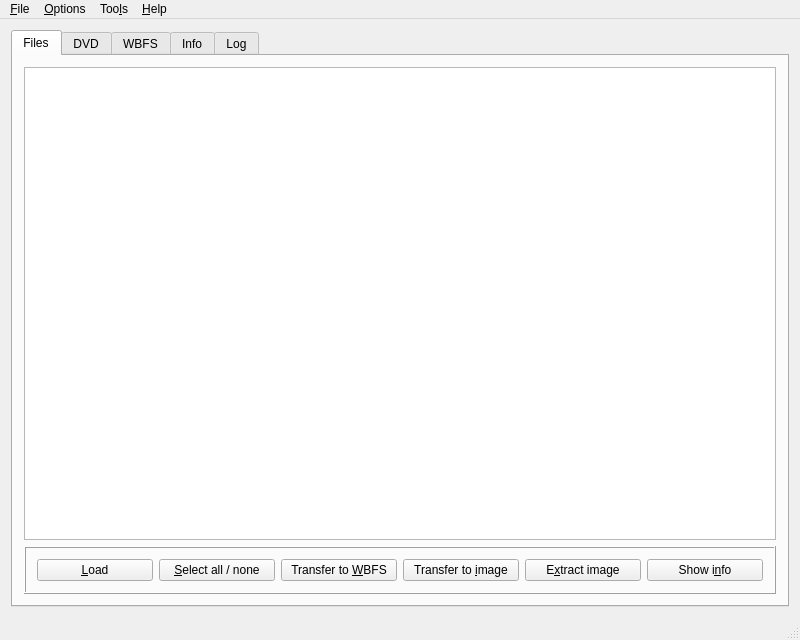
<?xml version="1.0" encoding="UTF-8"?>
<ui version="4.0">
 <class>WiiBaFu</class>
 <widget class="QMainWindow" name="WiiBaFu">
  <property name="geometry">
   <rect>
    <x>0</x>
    <y>0</y>
    <width>800</width>
    <height>640</height>
   </rect>
  </property>
  <property name="sizePolicy">
   <sizepolicy hsizetype="Expanding" vsizetype="Expanding">
    <horstretch>0</horstretch>
    <verstretch>0</verstretch>
   </sizepolicy>
  </property>
  <property name="windowTitle">
   <string>Wii Backup Fusion</string>
  </property>
  <property name="windowIcon">
   <iconset resource="../wiibafu.qrc">
    <normaloff>:/appicon/images/appicon.png</normaloff>:/appicon/images/appicon.png</iconset>
  </property>
  <property name="locale">
   <locale language="English" country="UnitedStates"/>
  </property>
  <widget class="QWidget" name="centralWidget">
   <property name="sizePolicy">
    <sizepolicy hsizetype="Expanding" vsizetype="Expanding">
     <horstretch>0</horstretch>
     <verstretch>0</verstretch>
    </sizepolicy>
   </property>
   <layout class="QGridLayout" name="gridLayout">
    <item row="0" column="1">
     <widget class="QTabWidget" name="tabWidget">
      <property name="currentIndex">
       <number>0</number>
      </property>
      <widget class="QWidget" name="tabFiles">
       <attribute name="title">
        <string>Files</string>
       </attribute>
       <layout class="QVBoxLayout" name="verticalLayout">
        <item>
         <widget class="QTableView" name="filesTab_tableView"/>
        </item>
        <item>
         <widget class="QFrame" name="filesTab_frame_Buttons">
          <property name="frameShape">
           <enum>QFrame::Box</enum>
          </property>
          <property name="frameShadow">
           <enum>QFrame::Raised</enum>
          </property>
          <layout class="QHBoxLayout" name="horizontalLayout">
           <item>
            <widget class="QPushButton" name="filesTab_pushButton_Load">
             <property name="text">
              <string>&amp;Load</string>
             </property>
             <property name="shortcut">
              <string>Ctrl+L</string>
             </property>
            </widget>
           </item>
           <item>
            <widget class="QPushButton" name="filesTab_pushButton_SelectAll">
             <property name="text">
              <string>&amp;Select all / none</string>
             </property>
            </widget>
           </item>
           <item>
            <widget class="QPushButton" name="filesTab_pushButton_TransferToWBFS">
             <property name="text">
              <string>Transfer to &amp;WBFS</string>
             </property>
            </widget>
           </item>
           <item>
            <widget class="QPushButton" name="filesTab_pushButton_TransferToImage">
             <property name="text">
              <string>Transfer to &amp;image</string>
             </property>
            </widget>
           </item>
           <item>
            <widget class="QPushButton" name="filesTab_pushButton_ExtractImage">
             <property name="text">
              <string>E&amp;xtract image</string>
             </property>
            </widget>
           </item>
           <item>
            <widget class="QPushButton" name="filesTab_pushButton_ShowInfo">
             <property name="text">
              <string>Show i&amp;nfo</string>
             </property>
            </widget>
           </item>
          </layout>
         </widget>
        </item>
       </layout>
      </widget>
      <widget class="QWidget" name="tabDVD">
       <attribute name="title">
        <string>DVD</string>
       </attribute>
       <layout class="QVBoxLayout" name="verticalLayout_2">
        <item>
         <widget class="QFrame" name="dvdTab_frame_Info">
          <property name="frameShape">
           <enum>QFrame::StyledPanel</enum>
          </property>
          <layout class="QHBoxLayout" name="horizontalLayout_5">
           <item>
            <widget class="QTableView" name="dvdTab_tableView"/>
           </item>
           <item>
            <layout class="QGridLayout" name="gridLayout_2">
             <item row="0" column="1">
              <spacer name="verticalSpacer_5">
               <property name="orientation">
                <enum>Qt::Vertical</enum>
               </property>
               <property name="sizeType">
                <enum>QSizePolicy::Preferred</enum>
               </property>
               <property name="sizeHint" stdset="0">
                <size>
                 <width>20</width>
                 <height>40</height>
                </size>
               </property>
              </spacer>
             </item>
             <item row="1" column="0">
              <spacer name="horizontalSpacer_9">
               <property name="orientation">
                <enum>Qt::Horizontal</enum>
               </property>
               <property name="sizeType">
                <enum>QSizePolicy::Preferred</enum>
               </property>
               <property name="sizeHint" stdset="0">
                <size>
                 <width>40</width>
                 <height>20</height>
                </size>
               </property>
              </spacer>
             </item>
             <item row="1" column="1">
              <widget class="QLabel" name="dvdTab_label_DiscCover">
               <property name="minimumSize">
                <size>
                 <width>161</width>
                 <height>171</height>
                </size>
               </property>
               <property name="maximumSize">
                <size>
                 <width>161</width>
                 <height>171</height>
                </size>
               </property>
               <property name="frameShape">
                <enum>QFrame::NoFrame</enum>
               </property>
               <property name="text">
                <string/>
               </property>
              </widget>
             </item>
             <item row="1" column="2">
              <spacer name="horizontalSpacer_10">
               <property name="orientation">
                <enum>Qt::Horizontal</enum>
               </property>
               <property name="sizeType">
                <enum>QSizePolicy::Preferred</enum>
               </property>
               <property name="sizeHint" stdset="0">
                <size>
                 <width>40</width>
                 <height>20</height>
                </size>
               </property>
              </spacer>
             </item>
             <item row="2" column="1">
              <spacer name="verticalSpacer_4">
               <property name="orientation">
                <enum>Qt::Vertical</enum>
               </property>
               <property name="sizeType">
                <enum>QSizePolicy::Preferred</enum>
               </property>
               <property name="sizeHint" stdset="0">
                <size>
                 <width>20</width>
                 <height>40</height>
                </size>
               </property>
              </spacer>
             </item>
            </layout>
           </item>
          </layout>
         </widget>
        </item>
        <item>
         <widget class="QFrame" name="dvdTab_frame_Buttons">
          <property name="frameShape">
           <enum>QFrame::Box</enum>
          </property>
          <property name="frameShadow">
           <enum>QFrame::Raised</enum>
          </property>
          <layout class="QHBoxLayout" name="horizontalLayout_2">
           <item>
            <widget class="QPushButton" name="dvdTab_pushButton_Load">
             <property name="text">
              <string>&amp;Load</string>
             </property>
             <property name="shortcut">
              <string>Ctrl+L</string>
             </property>
            </widget>
           </item>
           <item>
            <widget class="QPushButton" name="dvdTab_pushButton_TransferToWBFS">
             <property name="text">
              <string>Transfer to &amp;WBFS</string>
             </property>
            </widget>
           </item>
           <item>
            <widget class="QPushButton" name="dvdTab_pushButton_TransferToImage">
             <property name="text">
              <string>Transfer to &amp;image</string>
             </property>
            </widget>
           </item>
           <item>
            <widget class="QPushButton" name="dvdTab_pushButton_Extract">
             <property name="text">
              <string>E&amp;xtract</string>
             </property>
            </widget>
           </item>
          </layout>
         </widget>
        </item>
       </layout>
      </widget>
      <widget class="QWidget" name="tabWBFS">
       <attribute name="title">
        <string>WBFS</string>
       </attribute>
       <layout class="QVBoxLayout" name="verticalLayout_6">
        <item>
         <widget class="QTableView" name="wbfsTab_tableView"/>
        </item>
        <item>
         <widget class="QFrame" name="wbfsTab_frame_Info">
          <property name="frameShape">
           <enum>QFrame::StyledPanel</enum>
          </property>
          <property name="frameShadow">
           <enum>QFrame::Sunken</enum>
          </property>
          <layout class="QVBoxLayout" name="verticalLayout_3">
           <item>
            <widget class="QLabel" name="wbfsTab_label_Info">
             <property name="text">
              <string/>
             </property>
             <property name="alignment">
              <set>Qt::AlignCenter</set>
             </property>
            </widget>
           </item>
           <item>
            <widget class="QProgressBar" name="wbfsTab_progressBar">
             <property name="value">
              <number>0</number>
             </property>
             <property name="format">
              <string/>
             </property>
            </widget>
           </item>
          </layout>
         </widget>
        </item>
        <item>
         <widget class="QFrame" name="wbfsTab_frame_Buttons">
          <property name="frameShape">
           <enum>QFrame::Box</enum>
          </property>
          <property name="frameShadow">
           <enum>QFrame::Raised</enum>
          </property>
          <layout class="QHBoxLayout" name="horizontalLayout_3">
           <item>
            <widget class="QPushButton" name="wbfsTab_pushButton_Load">
             <property name="text">
              <string>&amp;Load</string>
             </property>
             <property name="shortcut">
              <string>Ctrl+L</string>
             </property>
            </widget>
           </item>
           <item>
            <widget class="QPushButton" name="wbfsTab_pushButton_SelectAll">
             <property name="text">
              <string>&amp;Select all / none</string>
             </property>
            </widget>
           </item>
           <item>
            <widget class="QPushButton" name="wbfsTab_pushButton_Transfer">
             <property name="text">
              <string>&amp;Transfer</string>
             </property>
            </widget>
           </item>
           <item>
            <widget class="QPushButton" name="wbfsTab_pushButton_Extract">
             <property name="text">
              <string>E&amp;xtract</string>
             </property>
            </widget>
           </item>
           <item>
            <widget class="QPushButton" name="wbfsTab_pushButton_Remove">
             <property name="text">
              <string>&amp;Remove</string>
             </property>
            </widget>
           </item>
           <item>
            <widget class="QPushButton" name="wbfsTab_pushButton_Check">
             <property name="text">
              <string>Chec&amp;k</string>
             </property>
            </widget>
           </item>
           <item>
            <widget class="QPushButton" name="wbfsTab_pushButton_ShowInfo">
             <property name="text">
              <string>Show i&amp;nfo</string>
             </property>
            </widget>
           </item>
          </layout>
         </widget>
        </item>
       </layout>
      </widget>
      <widget class="QWidget" name="tabInfo">
       <attribute name="title">
        <string>Info</string>
       </attribute>
       <layout class="QGridLayout" name="gridLayout_4">
        <item row="0" column="0">
         <widget class="QFrame" name="infoTab_frame_Infos">
          <property name="frameShape">
           <enum>QFrame::StyledPanel</enum>
          </property>
          <property name="frameShadow">
           <enum>QFrame::Raised</enum>
          </property>
          <layout class="QGridLayout" name="gridLayout_5">
           <item row="1" column="1">
            <spacer name="horizontalSpacer">
             <property name="orientation">
              <enum>Qt::Horizontal</enum>
             </property>
             <property name="sizeType">
              <enum>QSizePolicy::Preferred</enum>
             </property>
             <property name="sizeHint" stdset="0">
              <size>
               <width>20</width>
               <height>20</height>
              </size>
             </property>
            </spacer>
           </item>
           <item row="1" column="5">
            <spacer name="horizontalSpacer_2">
             <property name="orientation">
              <enum>Qt::Horizontal</enum>
             </property>
             <property name="sizeType">
              <enum>QSizePolicy::Preferred</enum>
             </property>
             <property name="sizeHint" stdset="0">
              <size>
               <width>20</width>
               <height>20</height>
              </size>
             </property>
            </spacer>
           </item>
           <item row="2" column="3">
            <spacer name="verticalSpacer_17">
             <property name="orientation">
              <enum>Qt::Vertical</enum>
             </property>
             <property name="sizeType">
              <enum>QSizePolicy::Preferred</enum>
             </property>
             <property name="sizeHint" stdset="0">
              <size>
               <width>20</width>
               <height>52</height>
              </size>
             </property>
            </spacer>
           </item>
           <item row="3" column="1" colspan="2">
            <spacer name="horizontalSpacer_3">
             <property name="orientation">
              <enum>Qt::Horizontal</enum>
             </property>
             <property name="sizeType">
              <enum>QSizePolicy::Preferred</enum>
             </property>
             <property name="sizeHint" stdset="0">
              <size>
               <width>60</width>
               <height>20</height>
              </size>
             </property>
            </spacer>
           </item>
           <item row="3" column="4" colspan="2">
            <spacer name="horizontalSpacer_4">
             <property name="orientation">
              <enum>Qt::Horizontal</enum>
             </property>
             <property name="sizeType">
              <enum>QSizePolicy::Preferred</enum>
             </property>
             <property name="sizeHint" stdset="0">
              <size>
               <width>59</width>
               <height>20</height>
              </size>
             </property>
            </spacer>
           </item>
           <item row="4" column="3">
            <spacer name="verticalSpacer">
             <property name="orientation">
              <enum>Qt::Vertical</enum>
             </property>
             <property name="sizeType">
              <enum>QSizePolicy::Preferred</enum>
             </property>
             <property name="sizeHint" stdset="0">
              <size>
               <width>20</width>
               <height>50</height>
              </size>
             </property>
            </spacer>
           </item>
           <item row="0" column="0" rowspan="5">
            <layout class="QGridLayout" name="gridLayout_3">
             <item row="0" column="0">
              <widget class="QLabel" name="label">
               <property name="minimumSize">
                <size>
                 <width>110</width>
                 <height>24</height>
                </size>
               </property>
               <property name="text">
                <string>ID:</string>
               </property>
              </widget>
             </item>
             <item row="0" column="1">
              <widget class="QLineEdit" name="infoTab_lineEdit_ID">
               <property name="readOnly">
                <bool>true</bool>
               </property>
              </widget>
             </item>
             <item row="2" column="0">
              <widget class="QLabel" name="label_2">
               <property name="minimumSize">
                <size>
                 <width>110</width>
                 <height>24</height>
                </size>
               </property>
               <property name="text">
                <string>Name:</string>
               </property>
              </widget>
             </item>
             <item row="2" column="1">
              <widget class="QLineEdit" name="infoTab_lineEdit_Name">
               <property name="readOnly">
                <bool>true</bool>
               </property>
              </widget>
             </item>
             <item row="4" column="0">
              <widget class="QLabel" name="label_3">
               <property name="minimumSize">
                <size>
                 <width>110</width>
                 <height>24</height>
                </size>
               </property>
               <property name="text">
                <string>Title:</string>
               </property>
              </widget>
             </item>
             <item row="4" column="1">
              <widget class="QLineEdit" name="infoTab_lineEdit_Title">
               <property name="readOnly">
                <bool>true</bool>
               </property>
              </widget>
             </item>
             <item row="6" column="0">
              <widget class="QLabel" name="label_4">
               <property name="minimumSize">
                <size>
                 <width>110</width>
                 <height>24</height>
                </size>
               </property>
               <property name="text">
                <string>Region:</string>
               </property>
              </widget>
             </item>
             <item row="6" column="1">
              <widget class="QLineEdit" name="infoTab_lineEdit_Region">
               <property name="readOnly">
                <bool>true</bool>
               </property>
              </widget>
             </item>
             <item row="8" column="0">
              <widget class="QLabel" name="label_5">
               <property name="minimumSize">
                <size>
                 <width>110</width>
                 <height>24</height>
                </size>
               </property>
               <property name="text">
                <string>Size:</string>
               </property>
              </widget>
             </item>
             <item row="8" column="1">
              <widget class="QLineEdit" name="infoTab_lineEdit_Size">
               <property name="readOnly">
                <bool>true</bool>
               </property>
              </widget>
             </item>
             <item row="10" column="0">
              <widget class="QLabel" name="label_22">
               <property name="minimumSize">
                <size>
                 <width>110</width>
                 <height>24</height>
                </size>
               </property>
               <property name="text">
                <string>Used blocks:</string>
               </property>
              </widget>
             </item>
             <item row="10" column="1">
              <widget class="QLineEdit" name="infoTab_lineEdit_UsedBlocks">
               <property name="readOnly">
                <bool>true</bool>
               </property>
              </widget>
             </item>
             <item row="12" column="0">
              <widget class="QLabel" name="label_6">
               <property name="minimumSize">
                <size>
                 <width>110</width>
                 <height>24</height>
                </size>
               </property>
               <property name="text">
                <string>Insertion:</string>
               </property>
              </widget>
             </item>
             <item row="12" column="1">
              <widget class="QLineEdit" name="infoTab_lineEdit_Insertion">
               <property name="readOnly">
                <bool>true</bool>
               </property>
              </widget>
             </item>
             <item row="14" column="0">
              <widget class="QLabel" name="label_8">
               <property name="minimumSize">
                <size>
                 <width>110</width>
                 <height>24</height>
                </size>
               </property>
               <property name="text">
                <string>Last modification:</string>
               </property>
              </widget>
             </item>
             <item row="14" column="1">
              <widget class="QLineEdit" name="infoTab_lineEdit_LastModification">
               <property name="readOnly">
                <bool>true</bool>
               </property>
              </widget>
             </item>
             <item row="16" column="0">
              <widget class="QLabel" name="label_9">
               <property name="minimumSize">
                <size>
                 <width>110</width>
                 <height>24</height>
                </size>
               </property>
               <property name="text">
                <string>Last status change:</string>
               </property>
              </widget>
             </item>
             <item row="16" column="1">
              <widget class="QLineEdit" name="infoTab_lineEdit_LastStatusChange">
               <property name="readOnly">
                <bool>true</bool>
               </property>
              </widget>
             </item>
             <item row="18" column="0">
              <widget class="QLabel" name="label_10">
               <property name="minimumSize">
                <size>
                 <width>110</width>
                 <height>24</height>
                </size>
               </property>
               <property name="text">
                <string>Last access:</string>
               </property>
              </widget>
             </item>
             <item row="18" column="1">
              <widget class="QLineEdit" name="infoTab_lineEdit_LastAccess">
               <property name="readOnly">
                <bool>true</bool>
               </property>
              </widget>
             </item>
             <item row="20" column="0">
              <widget class="QLabel" name="label_7">
               <property name="minimumSize">
                <size>
                 <width>110</width>
                 <height>24</height>
                </size>
               </property>
               <property name="text">
                <string>Type:</string>
               </property>
              </widget>
             </item>
             <item row="20" column="1">
              <widget class="QLineEdit" name="infoTab_lineEdit_Type">
               <property name="readOnly">
                <bool>true</bool>
               </property>
              </widget>
             </item>
             <item row="22" column="0">
              <widget class="QLabel" name="label_23">
               <property name="minimumSize">
                <size>
                 <width>110</width>
                 <height>24</height>
                </size>
               </property>
               <property name="text">
                <string>WBFS slot:</string>
               </property>
              </widget>
             </item>
             <item row="22" column="1">
              <widget class="QLineEdit" name="infoTab_lineEdit_WBFSSlot">
               <property name="readOnly">
                <bool>true</bool>
               </property>
              </widget>
             </item>
             <item row="24" column="0">
              <widget class="QLabel" name="lanel_8">
               <property name="minimumSize">
                <size>
                 <width>110</width>
                 <height>24</height>
                </size>
               </property>
               <property name="text">
                <string>Source:</string>
               </property>
              </widget>
             </item>
             <item row="24" column="1">
              <widget class="QLineEdit" name="infoTab_lineEdit_Source">
               <property name="readOnly">
                <bool>true</bool>
               </property>
              </widget>
             </item>
             <item row="1" column="1">
              <spacer name="verticalSpacer_3">
               <property name="orientation">
                <enum>Qt::Vertical</enum>
               </property>
               <property name="sizeType">
                <enum>QSizePolicy::Preferred</enum>
               </property>
               <property name="sizeHint" stdset="0">
                <size>
                 <width>20</width>
                 <height>40</height>
                </size>
               </property>
              </spacer>
             </item>
             <item row="3" column="1">
              <spacer name="verticalSpacer_6">
               <property name="orientation">
                <enum>Qt::Vertical</enum>
               </property>
               <property name="sizeType">
                <enum>QSizePolicy::Preferred</enum>
               </property>
               <property name="sizeHint" stdset="0">
                <size>
                 <width>20</width>
                 <height>40</height>
                </size>
               </property>
              </spacer>
             </item>
             <item row="5" column="1">
              <spacer name="verticalSpacer_7">
               <property name="orientation">
                <enum>Qt::Vertical</enum>
               </property>
               <property name="sizeType">
                <enum>QSizePolicy::Preferred</enum>
               </property>
               <property name="sizeHint" stdset="0">
                <size>
                 <width>20</width>
                 <height>40</height>
                </size>
               </property>
              </spacer>
             </item>
             <item row="7" column="1">
              <spacer name="verticalSpacer_8">
               <property name="orientation">
                <enum>Qt::Vertical</enum>
               </property>
               <property name="sizeType">
                <enum>QSizePolicy::Preferred</enum>
               </property>
               <property name="sizeHint" stdset="0">
                <size>
                 <width>20</width>
                 <height>40</height>
                </size>
               </property>
              </spacer>
             </item>
             <item row="9" column="1">
              <spacer name="verticalSpacer_9">
               <property name="orientation">
                <enum>Qt::Vertical</enum>
               </property>
               <property name="sizeType">
                <enum>QSizePolicy::Preferred</enum>
               </property>
               <property name="sizeHint" stdset="0">
                <size>
                 <width>20</width>
                 <height>40</height>
                </size>
               </property>
              </spacer>
             </item>
             <item row="11" column="1">
              <spacer name="verticalSpacer_10">
               <property name="orientation">
                <enum>Qt::Vertical</enum>
               </property>
               <property name="sizeType">
                <enum>QSizePolicy::Preferred</enum>
               </property>
               <property name="sizeHint" stdset="0">
                <size>
                 <width>20</width>
                 <height>40</height>
                </size>
               </property>
              </spacer>
             </item>
             <item row="13" column="1">
              <spacer name="verticalSpacer_11">
               <property name="orientation">
                <enum>Qt::Vertical</enum>
               </property>
               <property name="sizeType">
                <enum>QSizePolicy::Preferred</enum>
               </property>
               <property name="sizeHint" stdset="0">
                <size>
                 <width>20</width>
                 <height>40</height>
                </size>
               </property>
              </spacer>
             </item>
             <item row="15" column="1">
              <spacer name="verticalSpacer_12">
               <property name="orientation">
                <enum>Qt::Vertical</enum>
               </property>
               <property name="sizeType">
                <enum>QSizePolicy::Preferred</enum>
               </property>
               <property name="sizeHint" stdset="0">
                <size>
                 <width>20</width>
                 <height>40</height>
                </size>
               </property>
              </spacer>
             </item>
             <item row="17" column="1">
              <spacer name="verticalSpacer_13">
               <property name="orientation">
                <enum>Qt::Vertical</enum>
               </property>
               <property name="sizeType">
                <enum>QSizePolicy::Preferred</enum>
               </property>
               <property name="sizeHint" stdset="0">
                <size>
                 <width>20</width>
                 <height>40</height>
                </size>
               </property>
              </spacer>
             </item>
             <item row="19" column="1">
              <spacer name="verticalSpacer_14">
               <property name="orientation">
                <enum>Qt::Vertical</enum>
               </property>
               <property name="sizeType">
                <enum>QSizePolicy::Preferred</enum>
               </property>
               <property name="sizeHint" stdset="0">
                <size>
                 <width>20</width>
                 <height>40</height>
                </size>
               </property>
              </spacer>
             </item>
             <item row="21" column="1">
              <spacer name="verticalSpacer_15">
               <property name="orientation">
                <enum>Qt::Vertical</enum>
               </property>
               <property name="sizeType">
                <enum>QSizePolicy::Preferred</enum>
               </property>
               <property name="sizeHint" stdset="0">
                <size>
                 <width>20</width>
                 <height>40</height>
                </size>
               </property>
              </spacer>
             </item>
             <item row="23" column="1">
              <spacer name="verticalSpacer_16">
               <property name="orientation">
                <enum>Qt::Vertical</enum>
               </property>
               <property name="sizeType">
                <enum>QSizePolicy::Preferred</enum>
               </property>
               <property name="sizeHint" stdset="0">
                <size>
                 <width>20</width>
                 <height>40</height>
                </size>
               </property>
              </spacer>
             </item>
            </layout>
           </item>
           <item row="1" column="2" colspan="3">
            <widget class="QLabel" name="infoTab_label_GameCover">
             <property name="minimumSize">
              <size>
               <width>180</width>
               <height>250</height>
              </size>
             </property>
             <property name="maximumSize">
              <size>
               <width>180</width>
               <height>250</height>
              </size>
             </property>
             <property name="frameShape">
              <enum>QFrame::NoFrame</enum>
             </property>
             <property name="frameShadow">
              <enum>QFrame::Plain</enum>
             </property>
             <property name="alignment">
              <set>Qt::AlignCenter</set>
             </property>
            </widget>
           </item>
           <item row="3" column="3">
            <widget class="QComboBox" name="infoTab_comboBox_GameLanguages">
             <property name="sizePolicy">
              <sizepolicy hsizetype="Maximum" vsizetype="Fixed">
               <horstretch>0</horstretch>
               <verstretch>0</verstretch>
              </sizepolicy>
             </property>
              <item>
               <property name="text">
                <string>English</string>
               </property>
              </item>
              <item>
               <property name="text">
                <string>American</string>
               </property>
              </item>
              <item>
               <property name="text">
                <string>French</string>
               </property>
              </item>
              <item>
               <property name="text">
                <string>German</string>
               </property>
              </item>
              <item>
               <property name="text">
                <string>Spanish</string>
               </property>
              </item>
              <item>
               <property name="text">
                <string>Italian</string>
               </property>
              </item>
              <item>
               <property name="text">
                <string>Dutch</string>
               </property>
              </item>
              <item>
               <property name="text">
                <string>Portuguese</string>
               </property>
              </item>
              <item>
               <property name="text">
                <string>North Sami</string>
               </property>
              </item>
              <item>
               <property name="text">
                <string>Danish</string>
               </property>
              </item>
              <item>
               <property name="text">
                <string>Norwegian</string>
               </property>
              </item>
              <item>
               <property name="text">
                <string>Finnish</string>
               </property>
              </item>
              <item>
               <property name="text">
                <string>Russian</string>
               </property>
              </item>
              <item>
               <property name="text">
                <string>Japanese</string>
               </property>
              </item>
              <item>
               <property name="text">
                <string>Korean</string>
               </property>
              </item>
              <item>
               <property name="text">
                <string>Taiwanese</string>
               </property>
              </item>
              <item>
               <property name="text">
                <string>Chinese</string>
               </property>
              </item>
            </widget>
           </item>
           <item row="0" column="3">
            <spacer name="verticalSpacer_2">
             <property name="orientation">
              <enum>Qt::Vertical</enum>
             </property>
             <property name="sizeType">
              <enum>QSizePolicy::Preferred</enum>
             </property>
             <property name="sizeHint" stdset="0">
              <size>
               <width>20</width>
               <height>40</height>
              </size>
             </property>
            </spacer>
           </item>
          </layout>
         </widget>
        </item>
        <item row="1" column="0">
         <widget class="QFrame" name="infoTab_frame_Buttons">
          <property name="frameShape">
           <enum>QFrame::Box</enum>
          </property>
          <property name="frameShadow">
           <enum>QFrame::Raised</enum>
          </property>
          <layout class="QHBoxLayout" name="horizontalLayout_7">
           <item>
            <widget class="QPushButton" name="infoTab_pushButton_Load3DCover">
             <property name="text">
              <string>Load &amp;3D cover</string>
             </property>
             <property name="shortcut">
              <string>Ctrl+3</string>
             </property>
            </widget>
           </item>
           <item>
            <widget class="QPushButton" name="infoTab_pushButton_LoadFullHQCover">
             <property name="text">
              <string>Load f&amp;ull HQ cover</string>
             </property>
             <property name="shortcut">
              <string>Ctrl+U</string>
             </property>
            </widget>
           </item>
           <item>
            <widget class="QPushButton" name="infoTab_pushButton_viewInBrowser">
             <property name="text">
              <string>View game in &amp;browser</string>
             </property>
             <property name="shortcut">
              <string>Ctrl+B</string>
             </property>
            </widget>
           </item>
           <item>
            <widget class="QPushButton" name="infoTab_pushButton_Reset">
             <property name="text">
              <string>&amp;Reset</string>
             </property>
             <property name="shortcut">
              <string>Ctrl+R</string>
             </property>
            </widget>
           </item>
          </layout>
         </widget>
        </item>
       </layout>
      </widget>
      <widget class="QWidget" name="tabLog">
       <attribute name="title">
        <string>Log</string>
       </attribute>
       <layout class="QVBoxLayout" name="verticalLayout_4">
        <item>
         <widget class="QPlainTextEdit" name="logTab_plainTextEdit_Log">
          <property name="readOnly">
           <bool>true</bool>
          </property>
          <property name="textInteractionFlags">
           <set>Qt::TextSelectableByMouse</set>
          </property>
         </widget>
        </item>
        <item>
         <widget class="QFrame" name="logTab_frame_Buttons">
          <property name="frameShape">
           <enum>QFrame::Box</enum>
          </property>
          <property name="frameShadow">
           <enum>QFrame::Raised</enum>
          </property>
          <layout class="QHBoxLayout" name="horizontalLayout_4">
           <item>
            <widget class="QPushButton" name="logTab_pushButton_Clear">
             <property name="text">
              <string>Clea&amp;r</string>
             </property>
             <property name="shortcut">
              <string>Ctrl+R</string>
             </property>
            </widget>
           </item>
           <item>
            <widget class="QPushButton" name="logTab_pushButton_Copy">
             <property name="text">
              <string>&amp;Copy</string>
             </property>
             <property name="shortcut">
              <string>Ctrl+C</string>
             </property>
            </widget>
           </item>
           <item>
            <widget class="QPushButton" name="logTab_pushButton_Find">
             <property name="text">
              <string>&amp;Find</string>
             </property>
             <property name="shortcut">
              <string>Ctrl+F</string>
             </property>
            </widget>
           </item>
           <item>
            <widget class="QPushButton" name="logTab_pushButton_Save">
             <property name="text">
              <string>&amp;Save</string>
             </property>
             <property name="shortcut">
              <string>Ctrl+S</string>
             </property>
            </widget>
           </item>
          </layout>
         </widget>
        </item>
       </layout>
      </widget>
     </widget>
    </item>
   </layout>
  </widget>
  <widget class="QMenuBar" name="menuBar">
   <property name="geometry">
    <rect>
     <x>0</x>
     <y>0</y>
     <width>800</width>
     <height>21</height>
    </rect>
   </property>
   <widget class="QMenu" name="menuFile">
    <property name="title">
     <string>&amp;File</string>
    </property>
    <addaction name="menuFile_Exit"/>
   </widget>
   <widget class="QMenu" name="menuOptions">
    <property name="title">
     <string>&amp;Options</string>
    </property>
    <addaction name="menuOptions_Settings"/>
   </widget>
   <widget class="QMenu" name="menuTools">
    <property name="statusTip">
     <string>Tools</string>
    </property>
    <property name="title">
     <string>Too&amp;ls</string>
    </property>
    <addaction name="menuTools_CheckWBFS"/>
    <addaction name="menuTools_CreateWBFS"/>
    <addaction name="separator"/>
    <addaction name="menuTools_VerifyGame"/>
    <addaction name="separator"/>
    <addaction name="menuTools_Compare"/>
    <addaction name="separator"/>
    <addaction name="menuTools_UpdateTitles"/>
   </widget>
   <widget class="QMenu" name="menuHelp">
    <property name="title">
     <string>&amp;Help</string>
    </property>
    <addaction name="menuHelp_About"/>
    <addaction name="menuHelp_About_Qt"/>
   </widget>
   <addaction name="menuFile"/>
   <addaction name="menuOptions"/>
   <addaction name="menuTools"/>
   <addaction name="menuHelp"/>
  </widget>
  <widget class="QStatusBar" name="statusBar"/>
  <action name="menuHelp_About">
   <property name="text">
    <string>&amp;About...</string>
   </property>
  </action>
  <action name="menuFile_Exit">
   <property name="text">
    <string>E&amp;xit</string>
   </property>
   <property name="statusTip">
    <string>Exits Wii Backup Fusion</string>
   </property>
   <property name="shortcut">
    <string>Ctrl+Q</string>
   </property>
  </action>
  <action name="menuHelp_About_Qt">
   <property name="text">
    <string>About &amp;Qt...</string>
   </property>
  </action>
  <action name="menuTools_CheckWBFS">
   <property name="text">
    <string>Chec&amp;k WBFS</string>
   </property>
  </action>
  <action name="menuOptions_Settings">
   <property name="text">
    <string>&amp;Settings...</string>
   </property>
  </action>
  <action name="menuTools_CreateWBFS">
   <property name="text">
    <string>C&amp;reate WBFS</string>
   </property>
  </action>
  <action name="menuTools_UpdateTitles">
   <property name="text">
    <string>&amp;Update titles</string>
   </property>
   <property name="shortcut">
    <string>Ctrl+U</string>
   </property>
  </action>
  <action name="menuTools_VerifyGame">
   <property name="text">
    <string>&amp;Verify game</string>
   </property>
  </action>
  <action name="menuTools_Compare">
   <property name="text">
    <string>Com&amp;pare Files/WBFS</string>
   </property>
   <property name="shortcut">
    <string>Ctrl+P</string>
   </property>
  </action>
 </widget>
 <layoutdefault spacing="6" margin="11"/>
 <resources>
  <include location="../wiibafu.qrc"/>
 </resources>
 <connections/>
</ui>
